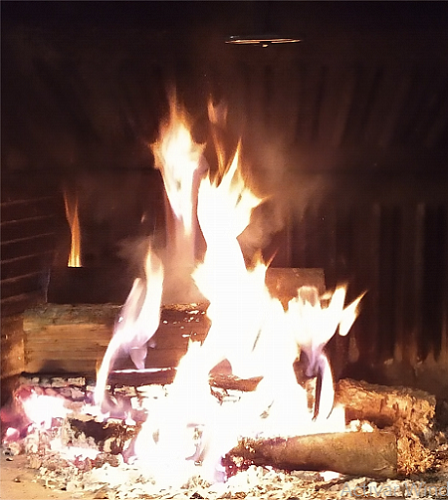
//> input picture InterfazPrimerParcial/InterfazPrimerParcial/InterfazPrimerParcial/fogata.png, 448 x 500 px
$ ./InterfazPrimerParcial   (built with g++ and OpenCV 4)
//> lines starting //> are read from the running program, lines starting //| are printed output that depends on the picture; after the words box and inside, x2 and y2 are one past the last pixel; in counts of white or black regions, pixels touching at a corner belong together
### InterfazPrimerParcial/InterfazPrimerParcial/InterfazPrimerParcial/pch.h
// Sugerencias para primeros pasos: 1. Use la ventana del Explorador de soluciones para agregar y administrar archivos
//   2. Use la ventana de Team Explorer para conectar con el control de código fuente
//   3. Use la ventana de salida para ver la salida de compilación y otros mensajes
//   4. Use la ventana Lista de errores para ver los errores
//   5. Vaya a Proyecto > Agregar nuevo elemento para crear nuevos archivos de código, o a Proyecto > Agregar elemento existente para agregar archivos de código existentes al proyecto
//   6. En el futuro, para volver a abrir este proyecto, vaya a Archivo > Abrir > Proyecto y seleccione el archivo .sln

#ifndef PCH_H
#define PCH_H

// TODO: agregue aquí los encabezados que desee precompilar

#endif //PCH_H

### InterfazPrimerParcial/InterfazPrimerParcial/InterfazPrimerParcial/InterfazPrimerParcial.cpp
/********************************************************************/
/*	Program Assignment: Aplicación interfaz 						*/
/*	Name: José Baltazar Ramírez Rodríguez							*/
/*	Date: 02 de abril de 2019										*/
/*	Description:													*/
/*				Interfaz de comandos para aplicación de algoritmos	*/
/*				 de Regiones y Vecinos, Affine Transformation		*/
/*		Spatial Transformation, Piecewise Transformation, Histogram */
/*		Histogram Matching, Morfología Matemática.					*/
/********************************************************************/

//#include "stdafx.h"
#include "pch.h"
#include <opencv2/opencv.hpp>
#include <opencv2/imgproc/imgproc.hpp>
#include <iostream>
#include <fstream>
#include <string>
#include <vector>


using namespace cv;
using namespace std;
double L = 256; //Maximo valor de r
double s = 0;	//intensidad de salida
void menu();
void escalar(int i, int j, int sX, int sY);
void trasladar(int i, int j, int tX, int tY);
void transformacionEspacial(Mat& imagen);
void transformacionPartes(Mat& imagen);
void histograma(Mat& imagen);
void histogramMatching(Mat& imagenReferencia, Mat& imagenHistogramMatching);
//void erosion(Mat& imagen);
void erosion();
void dilatacion();
void mostrarMatrizEscalada();
void mostrarMatrizTrasladada();

const int filas = 10;
const int columnas = 10;
int matriz[filas][columnas] = { 0 };
int i = 0;
int j = 0;
int matrizTrasladada[filas][columnas] = { 0 };
int matrizEscalada[filas][columnas] = { 0 };
int region = 1;

// [999 lines left out: functions main, menu, transformacionEspacial, transformacionPartes, histograma, histogramMatching and 4 more, not called in this run]

void erosion() {

	Mat imagen = imread("C:/Users/HOLA/Desktop/imagenesEntrada/fogata.png");
//> imagen is the input picture: 500 rows x 448 cols, CV_8UC3; mean B, G, R 83.1, 93, 121.6
	int estructura[3][3] = { {255,0,255},
							 {255, 0, 255},
							 {255, 0 , 255} };

	/*int estructura[5][1] = { {0},{0},{0},{0},{0}};*/


	if (imagen.empty()) // Verificar que se haya cargado la imagen
	{
		cout << "No se pudo abrir o encontrar la imagen." << endl;
		system("pause");
		//return -1;
	}

	int centroX = (int)3 / 2;
	int centroY = (int)3 / 2;

	int filas = imagen.rows;
//> filas = 500
	int columnas = imagen.cols;
//> columnas = 448
	Mat matrizGrises = Mat::zeros(filas, columnas, CV_64FC1);
	cvtColor(imagen, matrizGrises, COLOR_BGR2GRAY);	//Para convertir la imagen a escala de grises
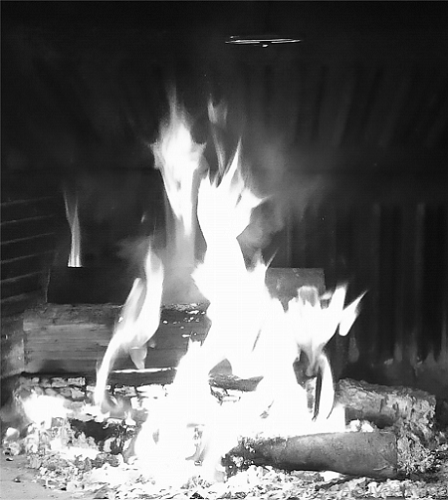
//> matrizGrises: 500 rows x 448 cols, CV_8UC1; min 0, max 255, mean 100.4
	Mat matrizGrises1 = Mat::zeros(filas, columnas, CV_64FC1);
	cvtColor(imagen, matrizGrises1, COLOR_BGR2GRAY);	//Para convertir la imagen a escala de grises

	/*----------------Para convertir la imagen de escala de grises a imagen binaria--------------------------*/
	for (int x = 0; x < matrizGrises.rows; x++) {
		for (int y = 0; y < matrizGrises.cols; y++) {
			Scalar intensity = matrizGrises.at<uchar>(x, y);
			double r = intensity.val[0];		//intensidad del pixel
			if (r <= 127)
			{
				matrizGrises.at<uchar>(x, y) = 0;
			}
			else {
				matrizGrises.at<uchar>(x, y) = 255;
			}
		}
	}
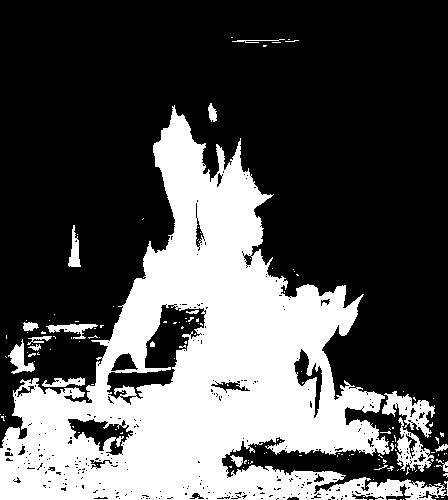
//> matrizGrises: 500 rows x 448 cols, CV_8UC1; 32.7% white; 143 white regions (126 under 20 px), largest, box (x1, y1, x2, y2) and area: (0, 105, 448, 500) 68859, (382, 391, 435, 438) 1017, (397, 417, 434, 472) 796
	String imagenBinaria = "Imagen Binaria"; //Nombre de la ventana
	namedWindow(imagenBinaria, WINDOW_AUTOSIZE); // Crear la ventana
	imshow(imagenBinaria, matrizGrises); // Mostrar la imagen dentro de la ventana en escala de grises antes de ser tratada

	matrizGrises1 = matrizGrises;
	/*-------------------------EROSIÓN---------------------------*/
	for (int x = 0; x < 498; x++) {
		for (int y = 0; y < 446; y++) {
			Scalar intensity = matrizGrises1.at<uchar>(x, y);
			double r = intensity.val[0];		//intensidad del pixel
			if (r == estructura[centroX][centroY]) {
				if (x > 0 && y > 0 && x < matrizGrises1.rows && y < matrizGrises1.cols) {
					for (int i = 0; i < 3; i++) {
						for (int j = 0; j < 3; j++) {
							if (matrizGrises1.at<uchar>(x,y) == estructura[centroX][centroY] && matrizGrises1.at<uchar>(x, y+1) == estructura[centroX][centroY+1] &&
								matrizGrises1.at<uchar>(x-1, y) == estructura[centroX-1][centroY] && matrizGrises1.at<uchar>(x, y-1) == estructura[centroX][centroY-1] &&
								matrizGrises1.at<uchar>(x+1, y) == estructura[centroX+1][centroY] && matrizGrises1.at<uchar>(x-1, y+1) == estructura[centroX-1][centroY+1] &&
								matrizGrises1.at<uchar>(x-1, y-1) == estructura[centroX-1][centroY-1] && matrizGrises1.at<uchar>(x+1, y-1) == estructura[centroX+1][centroY-1] &&
								matrizGrises1.at<uchar>(x+1, y+1) == estructura[centroX+1][centroY+1]) {

								//matrizGrises1.at<uchar>(x, y) = r;
								matrizGrises1.at<uchar>(x, y) = estructura[centroX][centroY];
							}
							else
							{
								//matrizGrises1.at<uchar>(x, y) = estructura[centroX][centroY];
								matrizGrises1.at<uchar>(x, y) = 255;
							}


						}

					}
				}

			}
		}
	}
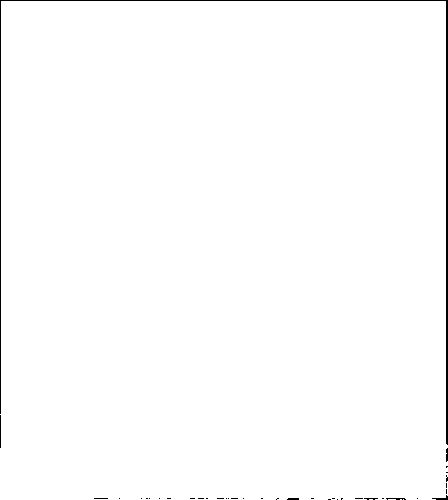
//> matrizGrises1: 500 rows x 448 cols, CV_8UC1; 99.1% white; 37 black regions (31 under 20 px), largest, box (x1, y1, x2, y2) and area: (0, 0, 448, 445) 1748, (0, 415, 1, 448) 33, (432, 495, 448, 500) 33, (386, 498, 406, 500) 27, (446, 448, 448, 462) 25, (287, 498, 299, 500) 23


	String erosion = "Erosion"; //Nombre de la ventana
	namedWindow(erosion, WINDOW_AUTOSIZE); // Crear la ventana
	imshow(erosion, matrizGrises1); // Mostrar la imagen dentro de la ventana en escala de grises antes de ser tratada

	waitKey(0);
	destroyWindow(imagenBinaria);//destruir la ventana creada
	destroyWindow(erosion);//destruir la ventana creada
	system("pause");
	system("cls");

}
// [91 lines left out: function dilatacion, not called in this run]

// added to run one function of the file
int main() { erosion(); }
